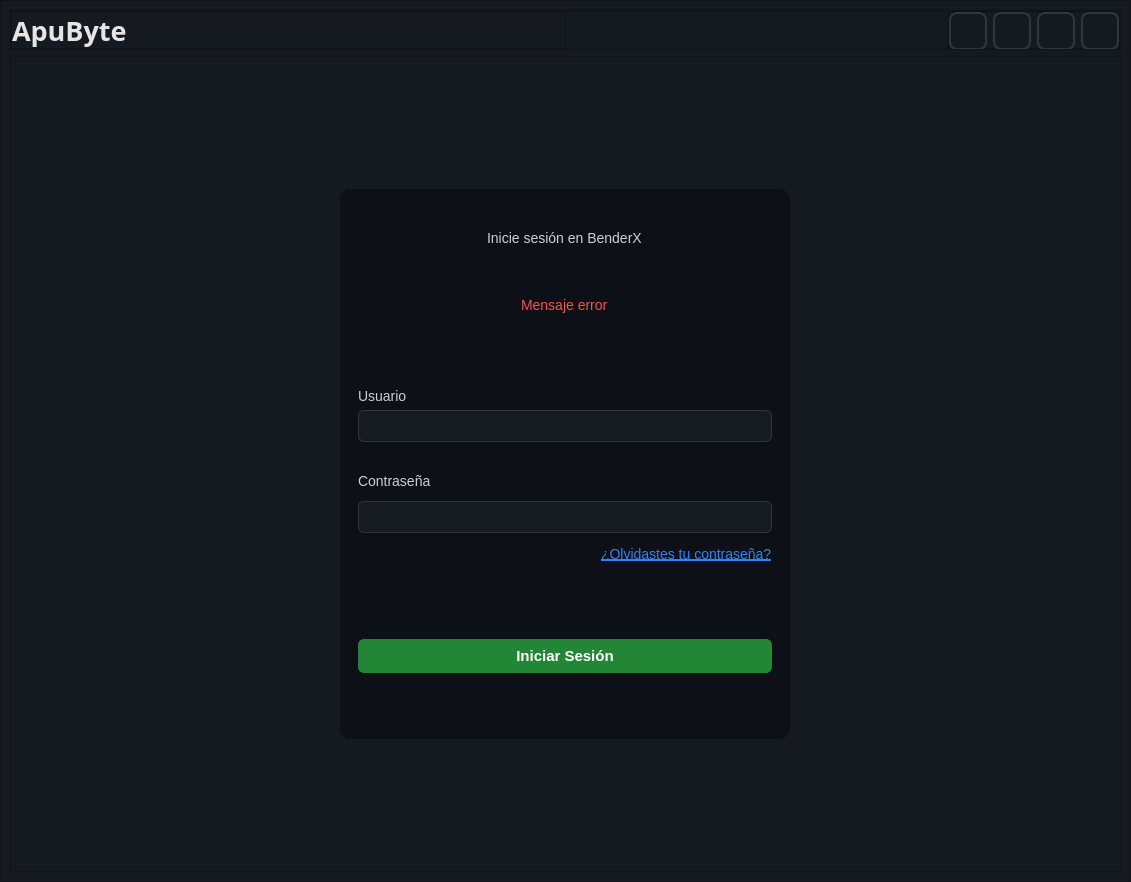
<?xml version="1.0" encoding="UTF-8"?>
<ui version="4.0">
 <class>MainWindow</class>
 <widget class="QMainWindow" name="MainWindow">
  <property name="geometry">
   <rect>
    <x>0</x>
    <y>0</y>
    <width>1131</width>
    <height>882</height>
   </rect>
  </property>
  <property name="windowTitle">
   <string>MainWindow</string>
  </property>
  <property name="styleSheet">
   <string notr="true"/>
  </property>
  <widget class="QWidget" name="centralwidget">
   <layout class="QHBoxLayout" name="horizontalLayout_3">
    <property name="spacing">
     <number>0</number>
    </property>
    <property name="leftMargin">
     <number>0</number>
    </property>
    <property name="topMargin">
     <number>0</number>
    </property>
    <property name="rightMargin">
     <number>0</number>
    </property>
    <property name="bottomMargin">
     <number>0</number>
    </property>
    <item>
     <widget class="QFrame" name="frame">
      <property name="styleSheet">
       <string notr="true">background-color: rgb(21, 26, 33);

   

</string>
      </property>
      <property name="frameShape">
       <enum>QFrame::Shape::StyledPanel</enum>
      </property>
      <property name="frameShadow">
       <enum>QFrame::Shadow::Raised</enum>
      </property>
      <layout class="QVBoxLayout" name="verticalLayout_2">
       <item>
        <widget class="QFrame" name="header_frame">
         <property name="minimumSize">
          <size>
           <width>0</width>
           <height>40</height>
          </size>
         </property>
         <property name="maximumSize">
          <size>
           <width>16777215</width>
           <height>40</height>
          </size>
         </property>
         <property name="styleSheet">
          <string notr="true"/>
         </property>
         <property name="frameShape">
          <enum>QFrame::Shape::StyledPanel</enum>
         </property>
         <property name="frameShadow">
          <enum>QFrame::Shadow::Raised</enum>
         </property>
         <layout class="QHBoxLayout" name="horizontalLayout">
          <property name="spacing">
           <number>0</number>
          </property>
          <property name="leftMargin">
           <number>0</number>
          </property>
          <property name="topMargin">
           <number>0</number>
          </property>
          <property name="rightMargin">
           <number>0</number>
          </property>
          <property name="bottomMargin">
           <number>0</number>
          </property>
          <item>
           <widget class="QFrame" name="ad">
            <property name="frameShape">
             <enum>QFrame::Shape::StyledPanel</enum>
            </property>
            <property name="frameShadow">
             <enum>QFrame::Shadow::Raised</enum>
            </property>
            <layout class="QVBoxLayout" name="verticalLayout_3">
             <property name="leftMargin">
              <number>0</number>
             </property>
             <property name="topMargin">
              <number>0</number>
             </property>
             <property name="rightMargin">
              <number>0</number>
             </property>
             <property name="bottomMargin">
              <number>0</number>
             </property>
             <item alignment="Qt::AlignmentFlag::AlignLeft">
              <widget class="QLabel" name="company">
               <property name="font">
                <font>
                 <family>Script MT</family>
                 <pointsize>20</pointsize>
                 <italic>false</italic>
                 <bold>true</bold>
                </font>
               </property>
               <property name="styleSheet">
                <string notr="true">font: 700 20pt &quot;Script MT&quot;;
color: #E7E5E4;</string>
               </property>
               <property name="text">
                <string>ApuByte</string>
               </property>
              </widget>
             </item>
            </layout>
           </widget>
          </item>
          <item alignment="Qt::AlignmentFlag::AlignRight|Qt::AlignmentFlag::AlignVCenter">
           <widget class="QFrame" name="control">
            <property name="styleSheet">
             <string notr="true">QPushButton {
    color: #C9D1D9;
    border: 2px solid #30363D; 
    border-radius: 8px;
    padding: 8px;
}

QPushButton:hover {
    background-color: #0D1117; 
    border: 2px solid #e2e2e2;   
}

QPushButton:pressed {
    border: 2px solid #1F6FEB;
}</string>
            </property>
            <property name="frameShape">
             <enum>QFrame::Shape::StyledPanel</enum>
            </property>
            <property name="frameShadow">
             <enum>QFrame::Shadow::Raised</enum>
            </property>
            <layout class="QHBoxLayout" name="horizontalLayout_2">
             <property name="spacing">
              <number>6</number>
             </property>
             <property name="leftMargin">
              <number>0</number>
             </property>
             <property name="topMargin">
              <number>0</number>
             </property>
             <property name="rightMargin">
              <number>0</number>
             </property>
             <property name="bottomMargin">
              <number>0</number>
             </property>
             <item>
              <widget class="QPushButton" name="min">
               <property name="minimumSize">
                <size>
                 <width>38</width>
                 <height>38</height>
                </size>
               </property>
               <property name="maximumSize">
                <size>
                 <width>38</width>
                 <height>38</height>
                </size>
               </property>
               <property name="layoutDirection">
                <enum>Qt::LayoutDirection::LeftToRight</enum>
               </property>
               <property name="autoFillBackground">
                <bool>false</bool>
               </property>
               <property name="styleSheet">
                <string notr="true"/>
               </property>
               <property name="text">
                <string/>
               </property>
               <property name="icon">
                <iconset resource="../resources/resources.qrc">
                 <normaloff>:/icons/icons/minimize.svg</normaloff>:/icons/icons/minimize.svg</iconset>
               </property>
               <property name="iconSize">
                <size>
                 <width>38</width>
                 <height>38</height>
                </size>
               </property>
              </widget>
             </item>
             <item>
              <widget class="QPushButton" name="mid">
               <property name="minimumSize">
                <size>
                 <width>38</width>
                 <height>38</height>
                </size>
               </property>
               <property name="maximumSize">
                <size>
                 <width>38</width>
                 <height>38</height>
                </size>
               </property>
               <property name="text">
                <string/>
               </property>
               <property name="icon">
                <iconset resource="../resources/resources.qrc">
                 <normaloff>:/icons/icons/windows.svg</normaloff>:/icons/icons/windows.svg</iconset>
               </property>
               <property name="iconSize">
                <size>
                 <width>38</width>
                 <height>38</height>
                </size>
               </property>
              </widget>
             </item>
             <item>
              <widget class="QPushButton" name="max">
               <property name="minimumSize">
                <size>
                 <width>38</width>
                 <height>38</height>
                </size>
               </property>
               <property name="maximumSize">
                <size>
                 <width>38</width>
                 <height>38</height>
                </size>
               </property>
               <property name="cursor">
                <cursorShape>ArrowCursor</cursorShape>
               </property>
               <property name="text">
                <string/>
               </property>
               <property name="icon">
                <iconset resource="../resources/resources.qrc">
                 <normaloff>:/icons/icons/maximize.svg</normaloff>:/icons/icons/maximize.svg</iconset>
               </property>
               <property name="iconSize">
                <size>
                 <width>30</width>
                 <height>30</height>
                </size>
               </property>
              </widget>
             </item>
             <item>
              <widget class="QPushButton" name="close">
               <property name="minimumSize">
                <size>
                 <width>38</width>
                 <height>38</height>
                </size>
               </property>
               <property name="maximumSize">
                <size>
                 <width>38</width>
                 <height>38</height>
                </size>
               </property>
               <property name="styleSheet">
                <string notr="true"/>
               </property>
               <property name="text">
                <string/>
               </property>
               <property name="icon">
                <iconset resource="../resources/resources.qrc">
                 <normaloff>:/icons/icons/close.svg</normaloff>:/icons/icons/close.svg</iconset>
               </property>
               <property name="iconSize">
                <size>
                 <width>38</width>
                 <height>38</height>
                </size>
               </property>
              </widget>
             </item>
            </layout>
           </widget>
          </item>
         </layout>
        </widget>
       </item>
       <item>
        <widget class="QFrame" name="body_frame">
         <property name="styleSheet">
          <string notr="true"/>
         </property>
         <property name="frameShape">
          <enum>QFrame::Shape::StyledPanel</enum>
         </property>
         <property name="frameShadow">
          <enum>QFrame::Shadow::Raised</enum>
         </property>
         <layout class="QHBoxLayout" name="horizontalLayout_4">
          <item>
           <widget class="QFrame" name="box_login">
            <property name="minimumSize">
             <size>
              <width>350</width>
              <height>400</height>
             </size>
            </property>
            <property name="maximumSize">
             <size>
              <width>450</width>
              <height>550</height>
             </size>
            </property>
            <property name="styleSheet">
             <string notr="true">QWidget {
    background-color: #0D1117;
    color: #C9D1D9;
    font-family: &quot;Segoe UI&quot;;
    border-radius: 10px;
}

/* =========================
   LABELS
   ========================= */
QLabel {
    color: #C9D1D9;
    font-size: 14px;
}

/* Label secundario */
QLabel#labelHint {
    color: #8B949E;
    font-size: 14px;
}

/* Label error */
QLabel#labelError {
    color: #F85149;
}

/* =========================
   INPUTS (QLineEdit)
   ========================= */
QLineEdit {
    background-color: #161B22;
    color: #C9D1D9;
    border: 1px solid #30363D;
    border-radius: 6px;
    padding: 6px 8px;
    selection-background-color: #2F81F7;
    selection-color: #FFFFFF;
    font-size: 14px;
}

/* Hover */
QLineEdit:hover {
    border: 1px solid #8B949E;
}

/* Focus */
QLineEdit:focus {
    border: 1px solid #2F81F7;
    background-color: #0D1117;
}

/* Disabled */
QLineEdit:disabled {
    background-color: #0D1117;
    color: #6E7681;
    border: 1px solid #21262D;
}

/* =========================
   BOTÓN PRINCIPAL
   ========================= */
QPushButton {
    background-color: #238636;
    color: white;
    border: none;
    border-radius: 6px;
    padding: 8px;
    font-weight: bold;
    font-size: 15px;
    
}

/* Hover */
QPushButton:hover {
    background-color: #2EA043;
}

/* Click */
QPushButton:pressed {
    background-color: #1A7F37;
}

/* Disabled */
QPushButton:disabled {
    background-color: #21262D;
    color: #6E7681;
}

/* =========================
   BOTÓN SECUNDARIO
   ========================= */
QPushButton#btnSecondary {
    background-color: transparent;
    border: 1px solid #30363D;
    color: #C9D1D9;
}

QPushButton#btnSecondary:hover {
    background-color: #161B22;
    border: 1px solid #8B949E;
}

/* =========================
   LINK (RECUPERAR PASSWORD)
   ========================= */
QLabel#labelLink {
    color: #2F81F7;
    text-decoration: underline;
}

QLabel#labelLink:hover {
    color: #58A6FF;
}</string>
            </property>
            <property name="frameShape">
             <enum>QFrame::Shape::StyledPanel</enum>
            </property>
            <property name="frameShadow">
             <enum>QFrame::Shadow::Raised</enum>
            </property>
            <layout class="QVBoxLayout" name="verticalLayout">
             <item>
              <widget class="QWidget" name="widget" native="true">
               <layout class="QVBoxLayout" name="verticalLayout_6">
                <item alignment="Qt::AlignmentFlag::AlignHCenter|Qt::AlignmentFlag::AlignVCenter">
                 <widget class="QLabel" name="label">
                  <property name="styleSheet">
                   <string notr="true">font: 900 16pt &quot;Segoe UI&quot;;</string>
                  </property>
                  <property name="text">
                   <string>Inicie sesión en BenderX</string>
                  </property>
                 </widget>
                </item>
                <item alignment="Qt::AlignmentFlag::AlignHCenter|Qt::AlignmentFlag::AlignVCenter">
                 <widget class="QLabel" name="labelError">
                  <property name="text">
                   <string>Mensaje error</string>
                  </property>
                 </widget>
                </item>
               </layout>
              </widget>
             </item>
             <item>
              <widget class="QWidget" name="widget_user" native="true">
               <property name="minimumSize">
                <size>
                 <width>0</width>
                 <height>80</height>
                </size>
               </property>
               <property name="maximumSize">
                <size>
                 <width>16777215</width>
                 <height>100</height>
                </size>
               </property>
               <layout class="QGridLayout" name="gridLayout">
                <item row="1" column="0">
                 <widget class="QLineEdit" name="lineEdit_username"/>
                </item>
                <item row="0" column="0" alignment="Qt::AlignmentFlag::AlignLeft|Qt::AlignmentFlag::AlignBottom">
                 <widget class="QLabel" name="labelHint_1">
                  <property name="text">
                   <string>Usuario</string>
                  </property>
                 </widget>
                </item>
               </layout>
              </widget>
             </item>
             <item>
              <widget class="QWidget" name="widget_password" native="true">
               <property name="minimumSize">
                <size>
                 <width>0</width>
                 <height>100</height>
                </size>
               </property>
               <property name="maximumSize">
                <size>
                 <width>16777215</width>
                 <height>120</height>
                </size>
               </property>
               <layout class="QVBoxLayout" name="verticalLayout_4">
                <item alignment="Qt::AlignmentFlag::AlignLeft">
                 <widget class="QLabel" name="labelHint_2">
                  <property name="text">
                   <string>Contraseña</string>
                  </property>
                 </widget>
                </item>
                <item>
                 <widget class="QLineEdit" name="lineEdit_password">
                  <property name="echoMode">
                   <enum>QLineEdit::EchoMode::Password</enum>
                  </property>
                 </widget>
                </item>
                <item alignment="Qt::AlignmentFlag::AlignRight">
                 <widget class="QLabel" name="labelLink">
                  <property name="cursor">
                   <cursorShape>PointingHandCursor</cursorShape>
                  </property>
                  <property name="text">
                   <string>¿Olvidastes tu contraseña?</string>
                  </property>
                 </widget>
                </item>
               </layout>
              </widget>
             </item>
             <item>
              <widget class="QWidget" name="widget_button" native="true">
               <layout class="QVBoxLayout" name="verticalLayout_5">
                <item>
                 <widget class="QPushButton" name="buttonSession">
                  <property name="cursor">
                   <cursorShape>PointingHandCursor</cursorShape>
                  </property>
                  <property name="text">
                   <string>Iniciar Sesión</string>
                  </property>
                 </widget>
                </item>
               </layout>
              </widget>
             </item>
            </layout>
           </widget>
          </item>
         </layout>
        </widget>
       </item>
      </layout>
     </widget>
    </item>
   </layout>
  </widget>
 </widget>
 <resources>
  <include location="../resources/resources.qrc"/>
 </resources>
 <connections/>
</ui>
